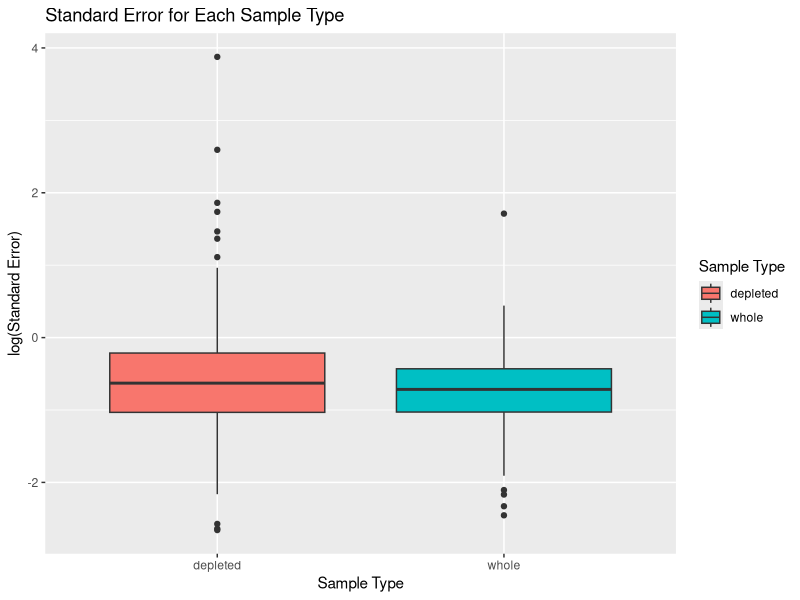
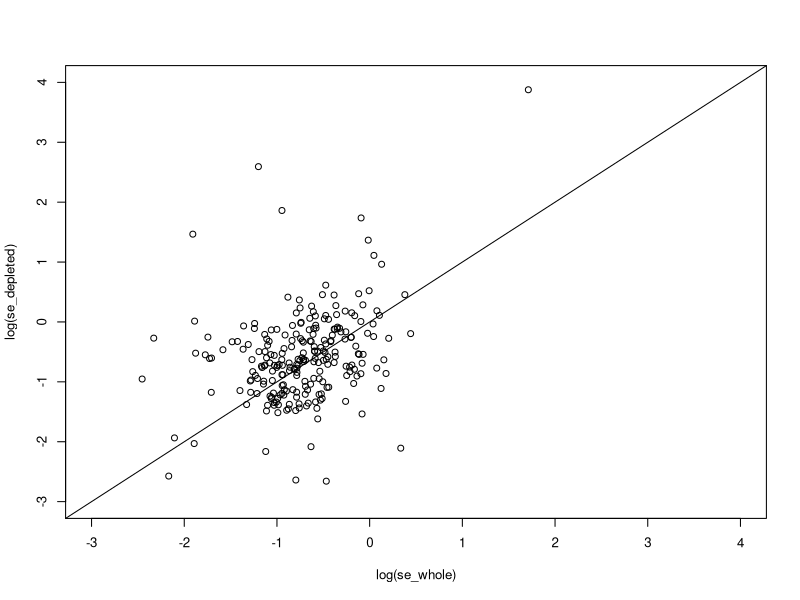
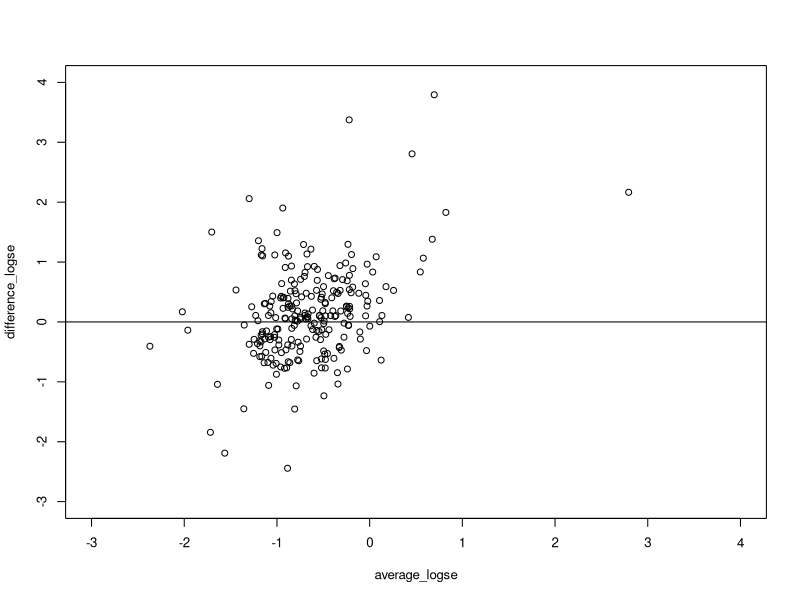

Write the R code that produced these figures, in order.
library("lme4")
library("plyr")
library("ggplot2")
library("MASS")
# read data

dat <- read.csv("239 tech paper_08_19_2014.csv")

dim(dat)

x <- colnames(dat) # column name of data
x


y <- c( "Image","X", paste("X.", 1:31, sep = "")) # Column name unsued

# Column name used in analysis including the id of protein and 16 gels  
# of 8 animals, each gel runs twice

use_col <- setdiff(x,y)
use_col
dat_used <- as.matrix(dat[, use_col])
dim(dat_used)


# The first row is group classification, the second row is the name of Std. Abund, therefore the data actually in use is the dat_used except the first 2 rows
dat_final <- matrix(as.numeric(dat_used[-c(1:2),]), 
                    nrow = nrow(dat_used)-2,
                    ncol = ncol(dat_used),
                    byrow = F) 
dim(dat_final)

head(dat_final)

# Group of each sample

group <- dat_used[1,-1] 
group

# Obtain data for each group: Depelted and Not.Depleted (Whole), the first column of dat_final contains name of protein
deplete <- dat_final[,-1][,group=="Depleted"]
dim(deplete)


whole <- dat_final[,-1][,group=="Whole"]
dim(whole)

group[group == "Whole"]
head(whole[,c(3,4)])
head(deplete[,c(3,4)], 20)
dim(deplete)
length(which(deplete[,3] == deplete[,4]))/dim(deplete)[1]
length(which(whole[,3] == whole[,4]))/dim(whole)[1]

# Find out which Cy is used for each run

group[group=="Depleted"] # Cy for Depleted group: rep(c(5,5,3,3),4)

group[group=="Whole"] # Cy for Whole group: rep(c(3,3,5,5),4)

#metadata <- read.table("/run/user/1000/gvfs/smb-share:server=smb.stat.iastate.edu,share=ntyet/RFI Protemics/twofileswithproteindata/Meta.data2.txt")
#metadata <- read.table("Meta.data2.txt")
#str(metadata)
# Sample.Name <- c("1807", "4810", "1209", "1906", "3908", "3106", "2107", "2712")
# line <- rep(c(1,2), each = 8)
# x <- rnorm(16, 0, 1)
# depleted <- "TRUE"
# 
# out_model <- function(x, depleted){ # x is the row of data (i.e., data of each protein spot)
#   if (depleted == "TRUE"){
#     cy <- as.factor(rep(c(5,5,3,3),4))
#   } else {
#     cy <- as.factor(rep(c(3,3,5,5),4))
#   }
#   animal <- as.factor(rep(1:8, each = 2))
#   line <- as.factor(rep(c(1,2), each = 8))
#   # check if all obsetvations for one Cy and all observation for line  are missing or not
#   
#   if ((sum(is.na(x[cy==3]))==8|sum(is.na(x[cy==5]))==8) & 
#         (sum(is.na(x[line==1]))==8|sum(is.na(x[line==2]))==8)){
#     model <- lmer(x~ (1|animal), na.action="na.omit")
#     mean_est <- summary(model)$coeff[,1]
#     sd_est <- as.vector(sqrt(summary(model)$vcov))
#     #str(summary(model))
#   } 
#   
#   # check if all observation for one cy missing and for line not missing
#   if ((sum(is.na(x[cy==3]))==8|sum(is.na(x[cy==5]))==8) & 
#         ((sum(is.na(x[line==1]))!=8)&(sum(is.na(x[line==2]))!=8))){
#     model <- lmer(x~ line + (1|animal), na.action="na.omit")
#     mean_est <- summary(model)$coeff[1,1] + summary(model)$coeff[2,1]/2
#     sd_est <- as.vector(sqrt(t(c(1,1/2)) %*%summary(model)$vcov%*%c(1,1/2)))
#   }
#   
#   # check if all observation for Cy not missing, Line missing
#   if ((sum(is.na(x[cy==3]))!=8&sum(is.na(x[cy==5]))!=8) & 
#         ((sum(is.na(x[line==1]))==8)|(sum(is.na(x[line==2]))==8))){
#     model <- lmer(x~ cy + (1|animal), na.action="na.omit")
#     mean_est <- summary(model)$coeff[1,1] + summary(model)$coeff[2,1]/2
#     sd_est <- as.vector(sqrt(t(c(1,1/2)) %*%summary(model)$vcov%*%c(1,1/2)))
#   }
#   
#   if ((sum(is.na(x[cy==3]))!=8& sum(is.na(x[cy==5]))!=8) & 
#         ((sum(is.na(x[line==1]))!=8)&(sum(is.na(x[line==2]))!=8))){ 
#     model <- lmer(x~ cy + line + (1|animal), na.action="na.omit")
#     #str(summary(model))
#     mean_est <- summary(model)$coeff[1,1] + 
#       summary(model)$coeff[2,1]/2 + 
#       summary(model)$coeff[3,1]/2
#     
#     sd_est <- as.vector(sqrt(t(c(1, 1/2, 1/2))%*% summary(model)$vcov %*%c(1,1/2, 1/2)))  }
#   
#   
#   return(c(mean_est, sd_est))
# }
# 
# #sum(whole_nocy_ind)
# depleted_out <- laply(1:dim(dat_final)[1], function(i)out_model(deplete[i,], depleted = "TRUE"))
# 
# whole_out <- laply(1:dim(dat_final)[1], function(i)out_model(whole[i,], depleted = "FALSE"))
# 
# colnames(depleted_out) <- colnames(whole_out) <- c("lsmean","logsd")
# sd_out <- data.frame(
#   logsd = log(c(whole_out[, "logsd"], depleted_out[,"logsd"])),
#   lsmean = c(whole_out[, "lsmean"], depleted_out[,"lsmean"]),
#   sample = rep(c("whole", "depleted"), each = dim(whole_out)[1]))
# 
# ## logsd plot ####
# 
# p <- ggplot(sd_out, aes(sample, logsd))
# p + geom_boxplot(aes(fill = sample)) + 
#   ggtitle("Standard Error for Each Sample Type") + 
#   scale_fill_discrete(name= "Sample Type") + 
#   xlab("Sample Type") + 
#   ylab("log(Standard Error)") + 
#   theme(text = element_text(size=18))
# 
# 
# wilcox.test(log(depleted_out[,2]), log(whole_out[, 2]), alternative = "greater", paired = TRUE)
# #wilcox.test(depleted_out[,2], whole_out[, 2], alternative = "two.sided", paired = TRUE)
# 
# 
# #wilcox.test(log(depleted_out[,2]/whole_out[, 2]), alternative = "two.sided")
# wilcox.test(log(depleted_out[,2]/whole_out[, 2]), alternative = "greater")
# 
# 
# 
# ## lsmean plot ####
# 
# p <- ggplot(sd_out, aes(sample, lsmean))
# 
# # p <- ggplot(subset(sd_out, , aes(sample, lsmean))
# 
# p + geom_boxplot(aes(fill = sample)) + 
#   ggtitle("LSmean for Each Sample Type") + 
#   scale_fill_discrete(name= "Sample Type") + 
#   xlab("Sample Type") + 
#   ylab("LSmean") + 
#   theme(text = element_text(size=18)) + 
#   ylim(-10, 10)
# 
# summary(depleted_out[,1])
# summary(whole_out[,1])
# wilcox.test((depleted_out[which(depleted_out[,1] >=-10),1]), (whole_out[which(depleted_out[,1] >=-10), 1]), 
#             alternative = "greater", paired = TRUE)
# 
# wilcox.test((depleted_out[which(depleted_out[,1] >=-10),1])- (whole_out[which(depleted_out[,1] >=-10), 1]), 
#             alternative = "greater")
# #wilcox.test(depleted_out[,2], whole_out[, 2], alternative = "two.sided", paired = TRUE)
# 
# 
# #wilcox.test(log(depleted_out[,2]/whole_out[, 2]), alternative = "two.sided")
# wilcox.test(log(depleted_out[,2]/whole_out[, 2]), alternative = "greater")
# 
# 
# ### Plot of logsd vs abundance ###
# qplot(lsmean, logsd, data=sd_out, colour=sample, 
#       xlim =c(-10, 10))
# 
# p1 <- ggplot(sd_out, aes(lsmean, logsd), colour = sample) + 
#   geom_point(aes(colour = sample)) + 
#   xlim(-10, 10)+ 
#   theme(text = element_text(size=18))+ 
#   ggtitle("Logsd vs. abundance of protein spots") +
#   geom_smooth()
# p1
# 
# 
# ##
# 
# deplete_nocy_ind <- laply(1:dim(dat_final)[1], function(i)(sum(is.na(deplete[i,][cy==3]))==8|sum(is.na(deplete[i,][cy==5]))==8) & 
#                             (sum(is.na(deplete[i,][line==1]))==8|sum(is.na(deplete[i,][line==2]))==8))
# #sum(deplete_nocy_ind)
# 
# whole_nocy_ind <- laply(1:dim(dat_final)[1], function(i)(sum(is.na(whole[i,][cy==3]))==8|sum(is.na(whole[i,][cy==5]))==8) & 
#                           (sum(is.na(whole[i,][line==1]))==8|sum(is.na(whole[i,][line==2]))==8))
# 
# 
# str(deplete)
# group[group=="Whole"] 
# head(deplete)
# 
# cy <-  rep(c(5,5,3,3),4)
# deplete_nocy_ind <- laply(1:dim(dat_final)[1], function(i)
#   (sum(is.na(deplete[i,][cy==3]))==8|sum(is.na(deplete[i,][cy==5]))==8))
# #sum(deplete_nocy_ind)
# which(deplete_nocy_ind)
# cy <-  rep(c(3,3,5,5),4)
# whole_nocy_ind <- laply(1:dim(dat_final)[1], function(i)
#   (sum(is.na(whole[i,][cy==3]))==8|sum(is.na(whole[i,][cy==5]))==8))
# #sum(whole_nocy_ind)
# which(whole_nocy_ind)
# whole[24,]
# deplete[24,]
# 
# 
# 
# cy <-  rep(c(5,5,3,3),4)
# deplete_noline_ind <- laply(1:dim(dat_final)[1], function(i)
#   (sum(is.na(deplete[i,][cy==3]))!=8& sum(is.na(deplete[i,][cy==5]))!=8) & 
#     ((sum(is.na(deplete[i,][line==1]))!=8)&(sum(is.na(deplete[i,][line==2]))!=8)))
# #sum(deplete_noline_ind)
# which(deplete_noline_ind)
# cy <-  rep(c(3,3,5,5),4)
# whole_nocy_ind <- laply(1:dim(dat_final)[1], function(i)
#   (sum(is.na(whole[i,][line ==1]))==8|sum(is.na(whole[i,][line ==2]))==8))
# #sum(whole_nocy_ind)
# which(whole_nocy_ind)
# whole[24,]
# deplete[24,]
# 
# ##Low RFI = 1209, 4810, 1906, 1807
# ##High RFI = 3106, 3908, 2107, 2712
# 
# ## linear mixed effect model 
# model <- lmer(deplete[1,]~ cy + line + (1|animal), na.action="na.omit")
# 
# str(summary(model))
####Model in Rnw. file####
out_model <- function(x, depleted){ # x is the row of data (i.e., data of each protein spot)
  if (depleted == "TRUE"){
    cy <- as.factor(rep(c(5,5,3,3),4))
  } else {
    cy <- as.factor(rep(c(3,3,5,5),4))
  }
  animal <- as.factor(rep(1:8, each = 2))
  line <- as.factor(rep(c(1,2), each = 8))
  # check if all obsetvations for one Cy are missing or not
  
  if ((sum(is.na(x[cy==3]))==8|sum(is.na(x[cy==5]))==8) & # if all cy is missing
        (sum(is.na(x[line==1]))==8|sum(is.na(x[line==2]))==8)){# if all Line is missing
    model <- lmer(x~ (1|animal), na.action="na.omit")
    s_model <- summary(model)
    mean_est <- s_model$coeff[,1]
    se_est <- as.vector(sqrt(s_model$vcov))
    #str(s_model)
  } 
  if ((sum(is.na(x[cy==3]))==8|sum(is.na(x[cy==5]))==8) & # if cy is missing
        ((sum(is.na(x[line==1]))!=8)&(sum(is.na(x[line==2]))!=8))){ # if line is not missing
    model <- lmer(x~ line + (1|animal), na.action="na.omit")
    s_model <- summary(model)
    mean_est <- s_model$coeff[1,1] + s_model$coeff[2,1]/2
    se_est <- as.vector(sqrt(t(c(1,1/2)) %*%s_model$vcov%*%c(1,1/2)))
  }
  
  if ((sum(is.na(x[cy==3]))!=8&sum(is.na(x[cy==5]))!=8) &  # if cy is not missing
        ((sum(is.na(x[line==1]))==8)|(sum(is.na(x[line==2]))==8))){ # if line is missing
    model <- lmer(x~ cy + (1|animal), na.action="na.omit")
    s_model <- summary(model)
    mean_est <- s_model$coeff[1,1] + s_model$coeff[2,1]/2
    se_est <- as.vector(sqrt(t(c(1,1/2)) %*%s_model$vcov%*%c(1,1/2)))
  }
  
  if ((sum(is.na(x[cy==3]))!=8& sum(is.na(x[cy==5]))!=8) & 
        ((sum(is.na(x[line==1]))!=8)&(sum(is.na(x[line==2]))!=8))){ 
    model <- lmer(x~ cy + line + (1|animal), na.action="na.omit")
    s_model <- summary(model)
    #str(s_model)
    mean_est <- s_model$coeff[1,1] + 
      s_model$coeff[2,1]/2 + 
      s_model$coeff[3,1]/2
    
    se_est <- as.vector(sqrt(t(c(1, 1/2, 1/2))%*% s_model$vcov %*%c(1,1/2, 1/2)))  }
  
  
  return(c(se_est, mean_est))
}
se_depleted <- laply(1:dim(dat_final)[1], function(i)out_model(deplete[i,], depleted = "TRUE")[1])

se_whole <- laply(1:dim(dat_final)[1], function(i)out_model(whole[i,], depleted = "FALSE")[1])

lsmean_depleted <- laply(1:dim(dat_final)[1], function(i)out_model(deplete[i,], depleted = "TRUE")[2])

lsmean_whole <- laply(1:dim(dat_final)[1], function(i)out_model(whole[i,], depleted = "FALSE")[2])


log_se <- data.frame(
  logse = log(c(se_whole, se_depleted)), 
  sample = rep(c("whole", "depleted"), each = length(se_whole)))
# write.table(log_se, file = "log_se.txt")

p <- ggplot(log_se, aes(sample, logse))
p + geom_boxplot(aes(fill = sample)) + 
  ggtitle("Standard Error for Each Sample Type") + 
  scale_fill_discrete(name= "Sample Type") + 
  xlab("Sample Type") + 
  ylab("log(Standard Error)") + 
  theme(text = element_text(size=11))



par(cex=.8)
plot(log(se_whole), log(se_depleted) ,
     xlim = c(-3, 4), ylim = c(-3, 4))
abline(a =0, b = 1)

difference_logse <- log(se_depleted) - log(se_whole)
average_logse <- (log(se_depleted) + log(se_whole))/2

par(cex=.8)
plot(average_logse, difference_logse,
     xlim = c(-3, 4), ylim = c(-3, 4))
abline(h = 0)
